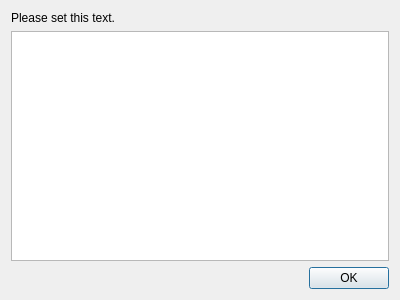
<?xml version="1.0" encoding="UTF-8"?>
<ui version="4.0">
 <class>glowbot_errors_dialog</class>
 <widget class="QDialog" name="glowbot_errors_dialog">
  <property name="geometry">
   <rect>
    <x>0</x>
    <y>0</y>
    <width>400</width>
    <height>300</height>
   </rect>
  </property>
  <property name="windowTitle">
   <string>GlowBot: Errors</string>
  </property>
  <property name="windowIcon">
   <iconset resource="../Icons/icons.qrc">
    <normaloff>:/Logo/glowbot-logo.png</normaloff>:/Logo/glowbot-logo.png</iconset>
  </property>
  <layout class="QVBoxLayout" name="verticalLayout">
   <item>
    <widget class="QLabel" name="label">
     <property name="sizePolicy">
      <sizepolicy hsizetype="Ignored" vsizetype="Preferred">
       <horstretch>0</horstretch>
       <verstretch>0</verstretch>
      </sizepolicy>
     </property>
     <property name="text">
      <string>Please set this text.</string>
     </property>
    </widget>
   </item>
   <item>
    <widget class="QTextBrowser" name="text">
     <property name="tabChangesFocus">
      <bool>true</bool>
     </property>
    </widget>
   </item>
   <item>
    <widget class="QDialogButtonBox" name="buttonBox">
     <property name="orientation">
      <enum>Qt::Horizontal</enum>
     </property>
     <property name="standardButtons">
      <set>QDialogButtonBox::Ok</set>
     </property>
    </widget>
   </item>
  </layout>
 </widget>
 <tabstops>
  <tabstop>text</tabstop>
  <tabstop>buttonBox</tabstop>
 </tabstops>
 <resources>
  <include location="../Icons/icons.qrc"/>
 </resources>
 <connections>
  <connection>
   <sender>buttonBox</sender>
   <signal>accepted()</signal>
   <receiver>glowbot_errors_dialog</receiver>
   <slot>accept()</slot>
   <hints>
    <hint type="sourcelabel">
     <x>248</x>
     <y>254</y>
    </hint>
    <hint type="destinationlabel">
     <x>157</x>
     <y>274</y>
    </hint>
   </hints>
  </connection>
  <connection>
   <sender>buttonBox</sender>
   <signal>rejected()</signal>
   <receiver>glowbot_errors_dialog</receiver>
   <slot>reject()</slot>
   <hints>
    <hint type="sourcelabel">
     <x>316</x>
     <y>260</y>
    </hint>
    <hint type="destinationlabel">
     <x>286</x>
     <y>274</y>
    </hint>
   </hints>
  </connection>
 </connections>
</ui>
